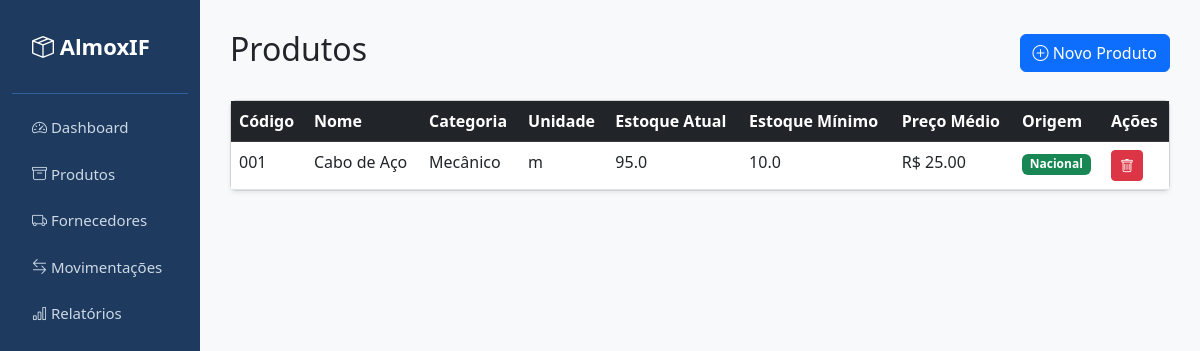
/produtos, run on the app's committed database.
### tables this page shows
CREATE TABLE produto (
            id INTEGER PRIMARY KEY AUTOINCREMENT,
            nome TEXT NOT NULL,
            codigo TEXT UNIQUE NOT NULL,
            categoria TEXT,
            unidade TEXT,
            estoque_atual REAL DEFAULT 0,
            estoque_minimo REAL DEFAULT 0,
            preco_medio REAL DEFAULT 0,
            nacional TEXT DEFAULT 'S',
            pais_origem TEXT,
            lead_time_dias INTEGER DEFAULT 0
        );

### routes/produtos.py (the view)
@produtos_bp.route('/produtos')
def listar():
    conn = conectar()
    produtos = conn.execute('SELECT * FROM produto ORDER BY nome').fetchall()
    conn.close()
    return render_template('produtos/listar.html', produtos=produtos)

### database.py (called while the page is built)
def conectar():
    conn = sqlite3.connect('almoxarifado.db')
    conn.row_factory = sqlite3.Row
    return conn

### templates/produtos/listar.html
{% extends 'base.html' %}
{% block conteudo %}
<div class="d-flex justify-content-between align-items-center mb-4">
    <h2>Produtos</h2>
    <a href="/produtos/novo" class="btn btn-primary">
        <i class="bi bi-plus-circle"></i> Novo Produto
    </a>
</div>
{% if produtos %}
<div class="card shadow-sm">
    <div class="card-body p-0">
        <table class="table table-hover mb-0">
            <thead class="table-dark">
                <tr>
                    <th>Código</th>
                    <th>Nome</th>
                    <th>Categoria</th>
                    <th>Unidade</th>
                    <th>Estoque Atual</th>
                    <th>Estoque Mínimo</th>
                    <th>Preço Médio</th>
                    <th>Origem</th>
                    <th>Ações</th>
                </tr>
            </thead>
            <tbody>
                {% for p in produtos %}
                <tr class="{{ 'table-danger' if p['estoque_atual'] < p['estoque_minimo'] else '' }}">
                    <td>{{ p['codigo'] }}</td>
                    <td>{{ p['nome'] }}</td>
                    <td>{{ p['categoria'] }}</td>
                    <td>{{ p['unidade'] }}</td>
                    <td>{{ p['estoque_atual'] }}</td>
                    <td>{{ p['estoque_minimo'] }}</td>
                    <td>R$ {{ "%.2f"|format(p['preco_medio']) }}</td>
                    <td>
                        {% if p['nacional'] == 'S' %}
                            <span class="badge bg-success">Nacional</span>
                        {% else %}
                            <span class="badge bg-warning text-dark">
                                Importado — {{ p['pais_origem'] }} ({{ p['lead_time_dias'] }} dias)
                            </span>
                        {% endif %}
                    </td>
                    <td>
                        <a href="/produtos/excluir/{{ p['id'] }}"
                           class="btn btn-sm btn-danger"
                           onclick="return confirm('Excluir este produto?')">
                            <i class="bi bi-trash"></i>
                        </a>
                    </td>
                </tr>
                {% endfor %}
            </tbody>
        </table>
    </div>
</div>
{% else %}
<div class="alert alert-info">Nenhum produto cadastrado ainda.</div>
{% endif %}
{% endblock %}

### templates/base.html (style rules this page uses)
body { background-color: #f8f9fa; }

### data on the page
produto: codigo "001", nome "Cabo de Aço", categoria "Mecânico", unidade "m", estoque_atual "95.0", estoque_minimo "10.0", preco_medio "25.00", nacional "Nacional"
